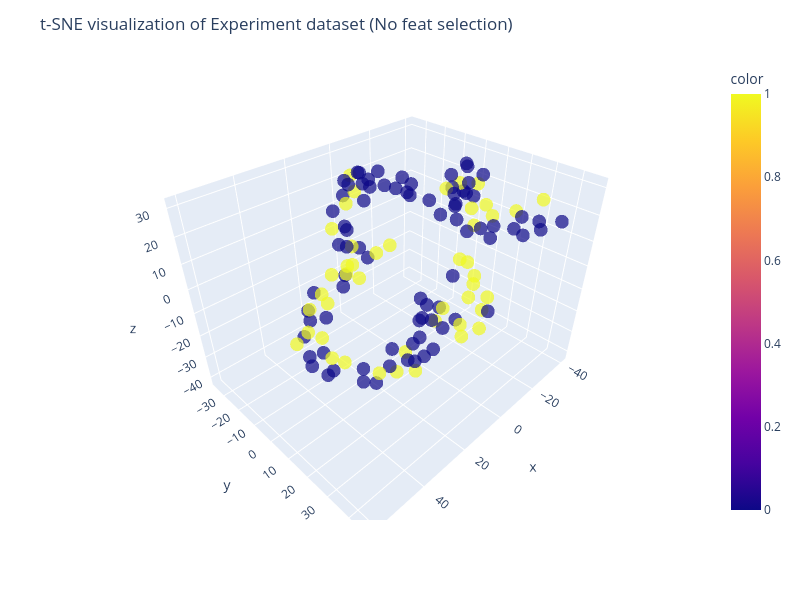

Write notebook code for a chart like this one.
### Code cell
# t-SNE in StressID
# Best N-comp=3, Perp=10 (perp range(1, 40, 1))
ed_Ncomp = 3
ed_Perp = 10

ed_tsne = TSNE(n_components=ed_Ncomp, perplexity=ed_Perp, random_state=RAN_STATE)
ed_X_tsne = ed_tsne.fit_transform(ed_X)
display(ed_tsne.kl_divergence_)

fig = px.scatter_3d(
    x=ed_X_tsne[:, 0], y=ed_X_tsne[:, 1], z=ed_X_tsne[:, 2], color=ed_bclass_labels, opacity=0.7, width=800, height=600
)
fig.update_layout(
    title="t-SNE visualization of Experiment dataset (No feat selection)",
    xaxis_title="1st t-SNE",
    yaxis_title="2nd t-SNE",
)
fig.show()
